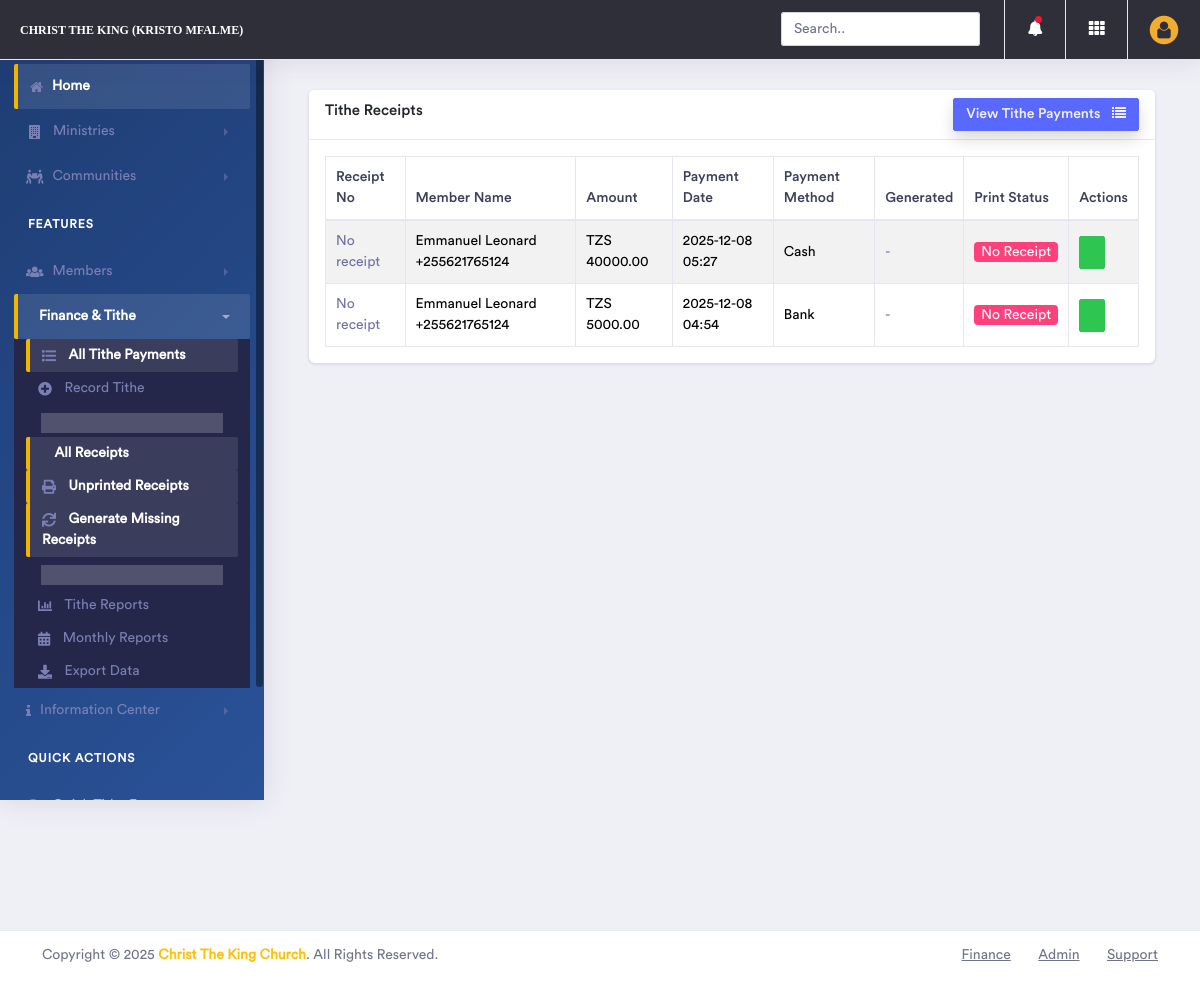
Page /tithe/receipt/list/ (signed in) on the committed database.
### tithe/models.py (models this page shows, shortened)
class TithePayment(models.Model):
    PAYMENT_STATUS_CHOICES = [
        ('cash', 'Cash'),
        ('bank', 'Bank'),
    ]
    sms_sent = models.BooleanField(default=False)
    sms_sent_at = models.DateTimeField(null=True, blank=True)
    sms_message_id = models.CharField(max_length=100, blank=True, null=True)
    sms_failure_count = models.IntegerField(default=0)
    last_sms_error = models.TextField(blank=True, null=True)
    date = models.DateTimeField(default=timezone.now, verbose_name='Invoice Date')
    name = models.ForeignKey(Member, verbose_name="Member", on_delete=models.CASCADE)  # Direct reference
    contact_number = models.CharField(max_length=13)
    amount = models.DecimalField(max_digits=10, decimal_places=2)
    status = models.CharField(
        max_length=50,
        choices=PAYMENT_STATUS_CHOICES,
        default='cash'
    )

### member/models.py (models this page shows)
class Member(models.Model):
    name = models.CharField(max_length=255)
    code = models.TextField(help_text="001PT", null= True)
    active = models.BooleanField(default= True)
    shepherd = models.ForeignKey(Community, on_delete=models.CASCADE, null=True, blank=True)
    ministry = models.ForeignKey(Ministry, on_delete=models.CASCADE, null=True, blank=True)
    telephone =PhoneNumberField(max_length=255, null=True, help_text=' Eg. +255 ')
    location = models.CharField(max_length=255)
    fathers_name = models.CharField(max_length=255, null=True, blank=True)
    mothers_name = models.CharField(max_length=255, null=True, blank=True)
    guardians_name = models.CharField(max_length=255, null=True, blank=True)
    new_believer_school = models.BooleanField()
    pays_tithe = models.BooleanField(default=False)
    working = models.BooleanField(default=False)
    schooling = models.BooleanField(default=False)
    picture = models.ImageField(upload_to=upload_image_path, null=True, blank=True)
    objects = MemberManager()
    def __str__(self):
        return f'{self.name} {self.telephone}'

### tithe/views.py (the view)
# urls.py: path('receipt/list/', views.receipt_list, name='receipt_list'),
@login_required
def receipt_list(request):
    template = "tithepayment/receipt_list.html"
    if request.GET.get('ajax_counts') or request.headers.get('X-Requested-With') == 'XMLHttpRequest':
        unprinted_count = TitheReceipt.objects.filter(is_printed=False).count()
        return JsonResponse({
            'unprinted_count': unprinted_count,
            'total_receipts': TitheReceipt.objects.count()
        })
    payments = TithePayment.objects.all().order_by('-date')
    show_unprinted = request.GET.get('show_unprinted')
    if show_unprinted:
        payments = payments.filter(receipt__is_printed=False)
    for payment in payments:
        payment.has_receipt = hasattr(payment, 'receipt')
        if payment.has_receipt:
            payment.receipt_data = payment.receipt
    unprinted_count = TitheReceipt.objects.filter(is_printed=False).count()
    total_receipts = TitheReceipt.objects.count()
    context = {
        "payments": payments,
        "receipts_active": "active",
        "unprinted_count": unprinted_count,
        "total_receipts": total_receipts,
        "show_unprinted": bool(show_unprinted),
    }
    return render(request, template, context)

### templates/tithepayment/receipt_list.html (shortened to what this page needs)
{% extends 'base.html' %}
{% block content %}
<div class="dashboard-wrapper">
    <div class="container-fluid dashboard-content">
        <div class="col-xl-12 col-lg-12 col-md-12 col-sm-12 col-12">
            <div class="card">
                <h5 class="card-header">Tithe Receipts
                    <a href="{% url 'tithepayment:tithepayment_list' %}" class="btn btn-sm btn-primary shadow float-right text-light">
                        View Tithe Payments <i class="fa fa-list ml-2"></i>
                    </a>
                </h5>
                <div class="card-body">
                    <div class="table-responsive">
                        <table class="table table-striped table-bordered first">
                            <thead>
                                <tr>
                                    <th>Receipt No</th>
                                    <th>Member Name</th>
                                    <th>Amount</th>
                                    <th>Payment Date</th>
                                    <th>Payment Method</th>
                                    <th>Generated</th>
                                    <th>Print Status</th>
                                    <th>Actions</th>
                                </tr>
                            </thead>
                            <tbody>
                            {% for payment in payments %}
                                <tr>
                                    <td>
                                        {% if payment.has_receipt %}
                                            {{ payment.receipt_data.receipt_number }}
                                        {% else %}
                                            <span class="text-muted">No receipt</span>
                                        {% endif %}
                                    </td>
                                    <td>{{ payment.name }}</td>
                                    <td>TZS {{ payment.amount|floatformat:2 }}</td>
                                    <td>{{ payment.date|date:"Y-m-d H:i" }}</td>
                                    <td>{{ payment.get_status_display }}</td>
                                    <td>
                                        {% if payment.has_receipt %}
                                            {{ payment.receipt_data.generated_at|date:"Y-m-d H:i" }}
                                        {% else %}
                                            <span class="text-muted">-</span>
                                        {% endif %}
                                    </td>
                                    <td>
                                        {% if payment.has_receipt %}
                                            {% if payment.receipt_data.is_printed %}
                                                <span class="badge badge-success">Printed</span>
                                            {% else %}
                                                <span class="badge badge-warning">Not Printed</span>
                                            {% endif %}
                                        {% else %}
                                            <span class="badge badge-secondary">No Receipt</span>
                                        {% endif %}
                                    </td>
                                    <td>
                                        <div class="btn-group">
                                            {% if payment.has_receipt %}
                                                <a href="{% url 'print_receipt' payment.receipt_data.id %}"
                                                   class="btn btn-sm btn-primary" title="Print Receipt">
                                                    <i class="fa fa-print"></i>
                                                </a>
                                            {% else %}
                                                <a href="{% url 'generate_receipt' payment.id %}"
                                                   class="btn btn-sm btn-success" title="Generate Receipt">
                                                </a>
                                            {% endif %}
                                        </div>
                                    </td>
                                </tr>
                            {% empty %}
                                <tr>
                                    <td colspan="8" class="text-center">No tithe payments found</td>
                                </tr>
                            {% endfor %}
                            </tbody>
                        </table>
                    </div>
                </div>
            </div>
        </div>
    </div>
</div>
{% endblock %}

### rows in the picture
TithePayment: shows "No receipt", name "Emmanuel Leonard +255621765124", amount "40000.00", date "2025-12-08 05:27", status "Cash", shows "No Receipt"
TithePayment: shows "No receipt", name "Emmanuel Leonard +255621765124", amount "5000.00", date "2025-12-08 04:54", status "Bank", shows "No Receipt"
